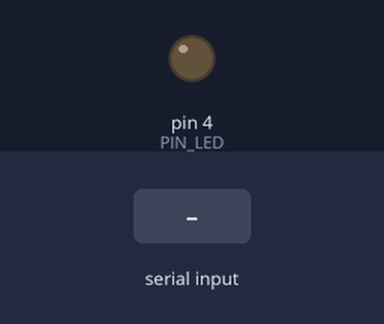
This sketch was run on a simulated Arduino Uno, built with avr-gcc and run on an emulated ATmega328P. Parts: output pins drawn as LEDs (lit = HIGH). The inputs (shaded band) are chosen by the test bench.

Above: at 1.2 s.
1.3 s: "LED ON" received over Serial
At 3.0 s:
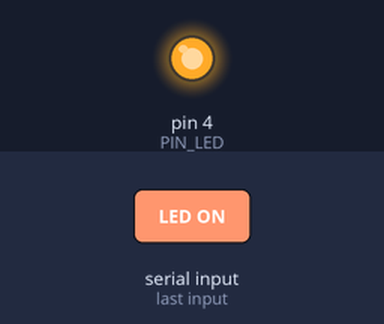
3.8 s: "LED OFF" received over Serial
At 6.1 s:
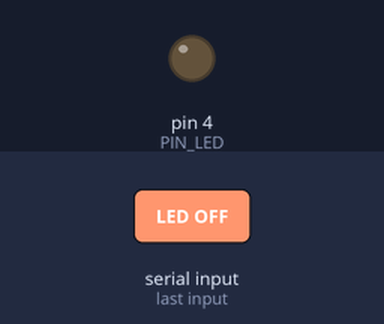
Timing chart, 0 to 7.6 s (numbered marks = the images above; inputs shaded):
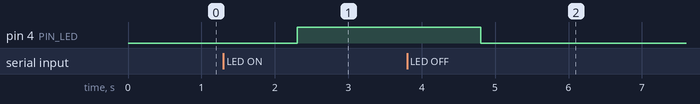

Measured:
- after the input at 1.3 s, pin 4 (PIN_LED): LOW → HIGH after 1.0 s
- after the input at 3.8 s, pin 4 (PIN_LED): HIGH → LOW after 1.0 s

The sketch:

xbeeLed2.ino
```cpp
// -------------------------------------
// Pengontrolqn LED berdasarkan
//   perintah dari pengirim
// -------------------------------------

const int PIN_LED = 4;

void setup() {
  Serial.begin(9600);

  pinMode(PIN_LED, OUTPUT);
  digitalWrite(PIN_LED, LOW);
}

void loop() {
  if (Serial.available()) {
    String teks = Serial.readString();
    teks.trim();

    if (teks.equals("LED ON"))
      digitalWrite(PIN_LED, HIGH);
    else
      if (teks.equals("LED OFF"))
        digitalWrite(PIN_LED, LOW);
  }
}
```
